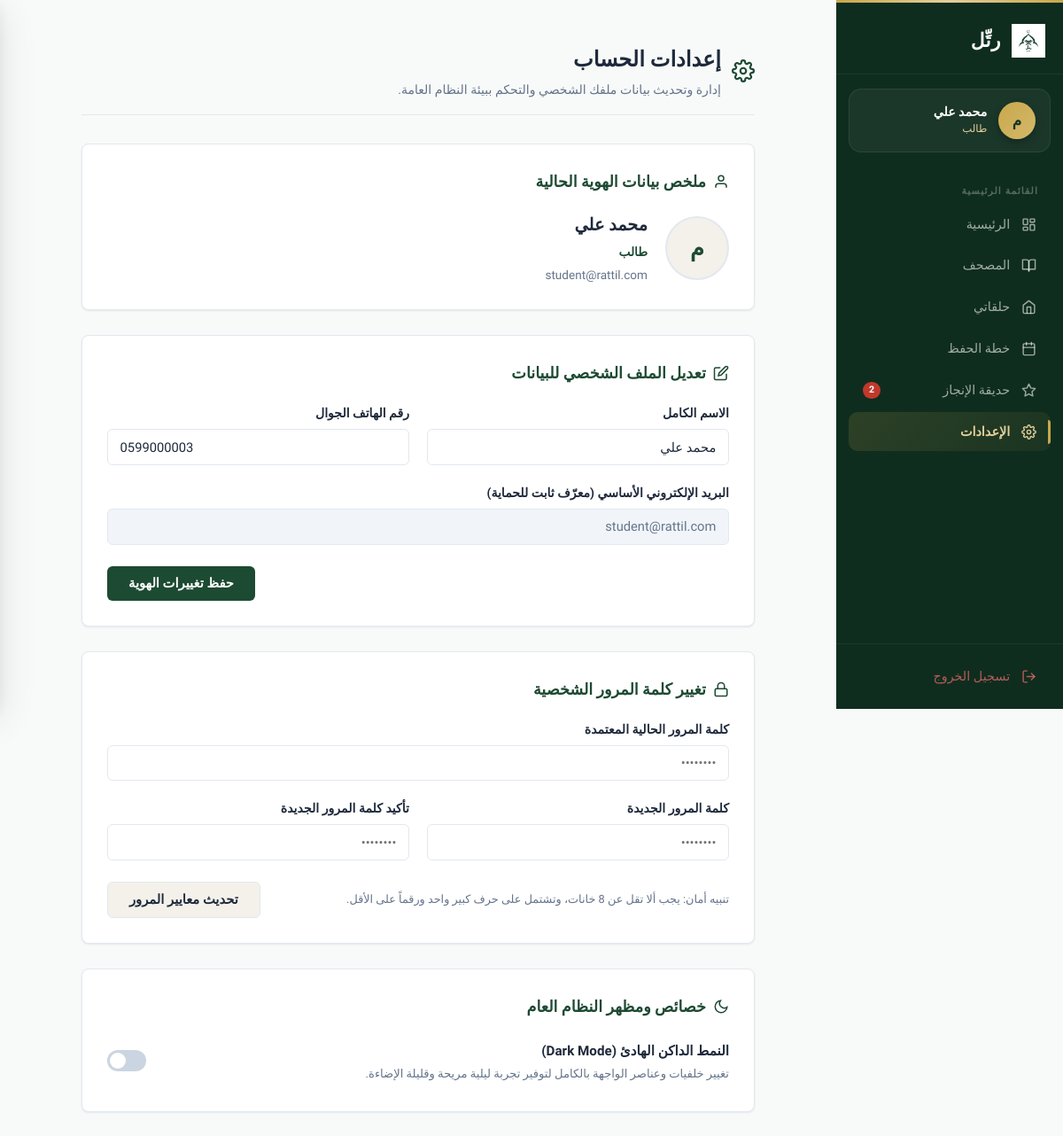
Screenshot of /student/settings.php (signed in) with the database file from the repository.
### tables this page shows
CREATE TABLE `users` (
    `id`         INT           NOT NULL AUTO_INCREMENT,
    `name`       VARCHAR(100)  NOT NULL,
    `email`      VARCHAR(150)  NOT NULL,
    `password`   VARCHAR(255)  NOT NULL,
    `role`       ENUM('admin','teacher','student') NOT NULL,
    `avatar`     VARCHAR(255)  DEFAULT NULL,
    `phone`      VARCHAR(20)   DEFAULT NULL,
    `created_at` TIMESTAMP     NOT NULL DEFAULT CURRENT_TIMESTAMP,
    PRIMARY KEY (`id`),
    UNIQUE KEY `uk_email` (`email`),
    INDEX `idx_role` (`role`)
);

### config/db.php (called while the page is built, shortened)
<?php
function getCurrentUser(PDO $pdo): ?array {
    $stmt = $pdo->prepare("SELECT id,name,email,role,avatar,phone,created_at FROM users WHERE id=?");
    $stmt->execute([$_SESSION['user_id']]);
    return $stmt->fetch() ?: null;
}
function getUnreadCount(PDO $pdo): int {
    $stmt = $pdo->prepare("SELECT COUNT(*) FROM notifications WHERE user_id=? AND is_read=0");
    $stmt->execute([$_SESSION['user_id']]);
    return (int)$stmt->fetchColumn();
}

### student/settings.php (the view, shortened to what this page needs)
<?php
require_once __DIR__ . '/../config/db.php';
$user   = getCurrentUser($pdo);
$notifs = getUnreadCount($pdo);
require_once __DIR__ . '/student_shared.php';
student_page_start('الإعدادات');
student_sidebar($user, 'settings', $notifs);
?>
    <div class="pw">
        <div class="settings-content-container">
            <div class="settings-simple-header">
                <div>
                    <h1>إعدادات الحساب</h1>
                    <p>إدارة وتحديث بيانات ملفك الشخصي والتحكم ببيئة النظام العامة.</p>
                </div>
            </div>
            <div class="settings-clean-card">
                <h3 class="card-inner-title">
                    <svg viewBox="0 0 24 24"><path d="M20 21v-2a4 4 0 0 0-4-4H8a4 4 0 0 0-4 4v2"/><circle cx="12" cy="7" r="4"/></svg>
                    ملخص بيانات الهوية الحالية
                </h3>
                <div class="manager-summary-box">
                    <div class="manager-avatar-circle">
                        <?php
                        $initialLetter = mb_substr($user['name'] ?? 'ط', 0, 1, 'UTF-8');
                        echo htmlspecialchars($initialLetter);
                        ?>
                    </div>
                    <div class="manager-details">
                        <h4 class="manager-name"><?= htmlspecialchars($user['name']) ?></h4>
                        <span class="manager-role">طالب</span>
                        <span class="manager-email"><?= htmlspecialchars($user['email']) ?></span>
                    </div>
                </div>
            </div>
            <div class="settings-clean-card">
                <h3 class="card-inner-title">
                    <svg viewBox="0 0 24 24"><path d="M11 4H4a2 2 0 0 0-2 2v14a2 2 0 0 0 2 2h14a2 2 0 0 0 2-2v-7"/><path d="M18.5 2.5a2.121 2.121 0 1 1 3 3L12 15l-4 1 1-4 9.5-9.5z"/></svg>
                    تعديل الملف الشخصي للبيانات
                </h3>
                <form method="POST" autocomplete="off">
                    <div class="settings-grid-fields">
                        <div class="field-block">
                            <label for="profile-name">الاسم الكامل</label>
                            <input type="text" id="profile-name" name="name" class="input-clean" value="<?= htmlspecialchars($user['name']) ?>" required>
                        </div>
                        <div class="field-block">
                            <label for="profile-phone">رقم الهاتف الجوال</label>
                            <input type="tel" id="profile-phone" name="phone" class="input-clean" value="<?= htmlspecialchars($user['phone'] ?? '') ?>" placeholder="05xxxxxxxx">
                        </div>
                    </div>
                    <div class="field-block" style="margin-bottom: 1.5rem;">
                        <label>البريد الإلكتروني الأساسي (معرّف ثابت للحماية)</label>
                        <input type="email" class="input-clean" value="<?= htmlspecialchars($user['email']) ?>" disabled>
                    </div>
                    <div style="text-align: left;">
                        <button type="submit" class="btn-olive-flat">حفظ تغييرات الهوية</button>
                    </div>
                </form>
            </div>
            <div class="settings-clean-card">
                <h3 class="card-inner-title">
                    <svg viewBox="0 0 24 24"><rect x="3" y="11" width="18" height="11" rx="2" ry="2"/><path d="M7 11V7a5 5 0 0 1 10 0v4"/></svg>
                    تغيير كلمة المرور الشخصية
                </h3>
                <form method="POST" autocomplete="off">
                    <div class="field-block" style="margin-bottom: 1.25rem;">
                        <label for="pass-current">كلمة المرور الحالية المعتمدة</label>
                        <input type="password" id="pass-current" name="current_password" class="input-clean" required placeholder="••••••••">
                    </div>
                    <div class="settings-grid-fields">
                        <div class="field-block">
                            <label for="pass-new">كلمة المرور الجديدة</label>
                            <input type="password" id="pass-new" name="new_password" class="input-clean" required placeholder="••••••••">
                        </div>
                        <div class="field-block">
                            <label for="pass-conf">تأكيد كلمة المرور الجديدة</label>
                            <input type="password" id="pass-conf" name="confirm_password" class="input-clean" required placeholder="••••••••">
                        </div>
                    </div>
                    <div style="display: flex; align-items: center; justify-content: space-between; flex-wrap: wrap; gap: 1rem; margin-top: 1.5rem;">
                        <p style="font-size: 0.8rem; color: var(--settings-muted); margin: 0; font-weight: 500;">
                            تنبيه أمان: يجب ألا تقل عن 8 خانات، وتشتمل على حرف كبير واحد ورقماً على الأقل.
                        </p>
                        <button type="submit" class="btn-beige-flat">تحديث معايير المرور</button>
                    </div>
                </form>
            </div>
            <div class="settings-clean-card">
                <h3 class="card-inner-title">
                    <svg viewBox="0 0 24 24"><path d="M21 12.79A9 9 0 1 1 11.21 3 7 7 0 0 0 21 12.79z"/></svg>
                    خصائص ومظهر النظام العام
                </h3>
                <div class="toggle-control-row">
                    <div class="toggle-label-side">
                        <span class="title">النمط الداكن الهادئ (Dark Mode)</span>
                        <span class="description">تغيير خلفيات وعناصر الواجهة بالكامل لتوفير تجربة ليلية مريحة وقليلة الإضاءة.</span>
                    </div>
                    <div>
                        <label class="switch-input-element">
                            <span class="slider-bar"></span>
                        </label>
                    </div>
                </div>
            </div>
        </div>
    </div>
</body>
</html>

### student/student_shared.php (shortened to what this page needs)
<?php
function student_sidebar(array $user, string $active = 'dashboard', int $unread = 0): void {
    $init  = mb_substr($user['name'], 0, 1, 'UTF-8');
    $links = [
        'dashboard'    => ['/rattil/student/dashboard.php',    'الرئيسية',    '<rect x="3" y="3" width="7" height="9" rx="1"/><rect x="14" y="3" width="7" height="5" rx="1"/><rect x="14" y="12" width="7" height="9" rx="1"/><rect x="3" y="16" width="7" height="5" rx="1"/>'],
        'quran'        => ['/rattil/student/quran.php',         'المصحف',      '<path d="M2 3h6a4 4 0 0 1 4 4v14a3 3 0 0 0-3-3H2z"/><path d="M22 3h-6a4 4 0 0 0-4 4v14a3 3 0 0 1 3-3h7z"/>'],
        'halaqat'      => ['/rattil/student/halaqat.php',       'حلقاتي',      '<path d="M3 9l9-7 9 7v11a2 2 0 0 1-2 2H5a2 2 0 0 1-2-2z"/><polyline points="9 22 9 12 15 12 15 22"/>'],
        'schedule'     => ['/rattil/student/schedule.php',      'خطة الحفظ',   '<rect x="3" y="4" width="18" height="18" rx="2" ry="2"/><line x1="16" y1="2" x2="16" y2="6"/><line x1="8" y1="2" x2="8" y2="6"/><line x1="3" y1="10" x2="21" y2="10"/>'],
        'achievements' => ['/rattil/student/achievements.php',  'حديقة الإنجاز','<path d="M12 2l3.09 6.26L22 9.27l-5 4.87 1.18 6.88L12 17.77l-6.18 3.25L7 14.14 2 9.27l6.91-1.01L12 2z"/>'],
        'settings'     => ['/rattil/student/settings.php',      'الإعدادات',   '<circle cx="12" cy="12" r="3"/><path d="M19.4 15a1.65 1.65 0 0 0 .33 1.82l.06.06a2 2 0 0 1-2.83 2.83l-.06-.06a1.65 1.65 0 0 0-1.82-.33 1.65 1.65 0 0 0-1 1.51V21a2 2 0 0 1-4 0v-.09A1.65 1.65 0 0 0 9 19.4a1.65 1.65 0 0 0-1.82.33l-.06.06a2 2 0 0 1-2.83-2.83l.06-.06A1.65 1.65 0 0 0 4.68 15a1.65 1.65 0 0 0-1.51-1H3a2 2 0 0 1 0-4h.09A1.65 1.65 0 0 0 4.6 9a1.65 1.65 0 0 0-.33-1.82l-.06-.06a2 2 0 0 1 2.83-2.83l.06.06A1.65 1.65 0 0 0 9 4.68a1.65 1.65 0 0 0 1-1.51V3a2 2 0 0 1 4 0v.09a1.65 1.65 0 0 0 1 1.51 1.65 1.65 0 0 0 1.82-.33l.06-.06a2 2 0 0 1 2.83 2.83l-.06.06A1.65 1.65 0 0 0 19.4 9a1.65 1.65 0 0 0 1.51 1H21a2 2 0 0 1 0 4h-.09a1.65 1.65 0 0 0-1.51 1z"/>'],
    ];
?>
<aside class="rs" id="rs">
  <a href="/rattil/student/dashboard.php" class="rs-logo">
    <img src="/rattil/assets/images/logo.png" alt="رتِّل" onerror="this.style.display='none'">
    <span class="rs-logo-text">رتِّل</span>
  </a>
  <div class="rs-user">
    <div class="rs-av"><?= $init ?></div>
    <div>
      <div class="rs-user-name"><?= htmlspecialchars($user['name']) ?></div>
      <div class="rs-user-role">طالب</div>
    </div>
  </div>
  <nav class="rs-nav" role="navigation" aria-label="قائمة الطالب">
    <div class="rs-section">القائمة الرئيسية</div>
    <?php foreach ($links as $key => [$href, $label, $icon]): ?>
    <a href="<?= $href ?>" class="rs-link <?= $active === $key ? 'active' : '' ?>" <?= $active === $key ? 'aria-current="page"' : '' ?>>
      <svg viewBox="0 0 24 24" xmlns="http://www.w3.org/2000/svg"><?= $icon ?></svg>
      <span><?= $label ?></span>
      <?php if ($key === 'achievements' && $unread > 0): ?>
      <span class="rs-badge"><?= $unread ?></span>
      <?php endif; ?>
    </a>
    <?php endforeach; ?>
  </nav>
  <div class="rs-foot">
    <a href="/rattil/logout.php" class="rs-link">
      <svg viewBox="0 0 24 24" xmlns="http://www.w3.org/2000/svg"><path d="M9 21H5a2 2 0 0 1-2-2V5a2 2 0 0 1 2-2h4"/><polyline points="16 17 21 12 16 7"/><line x1="21" y1="12" x2="9" y2="12"/></svg>
      <span>تسجيل الخروج</span>
    </a>
  </div>
</aside>
<?php }
function student_page_start(string $title): void { ?>
<!DOCTYPE html>
<html lang="ar" dir="rtl">
<head>
</head>
<body>
<?php }

### rows the page displays
users: name "م", name "محمد علي", email "student@rattil.com", phone "0599000003"

### other values shown
$label "الرئيسية"
$label "المصحف"
$label "حلقاتي"
$label "خطة الحفظ"
$label "حديقة الإنجاز"
$unread "2"
$label "الإعدادات"
